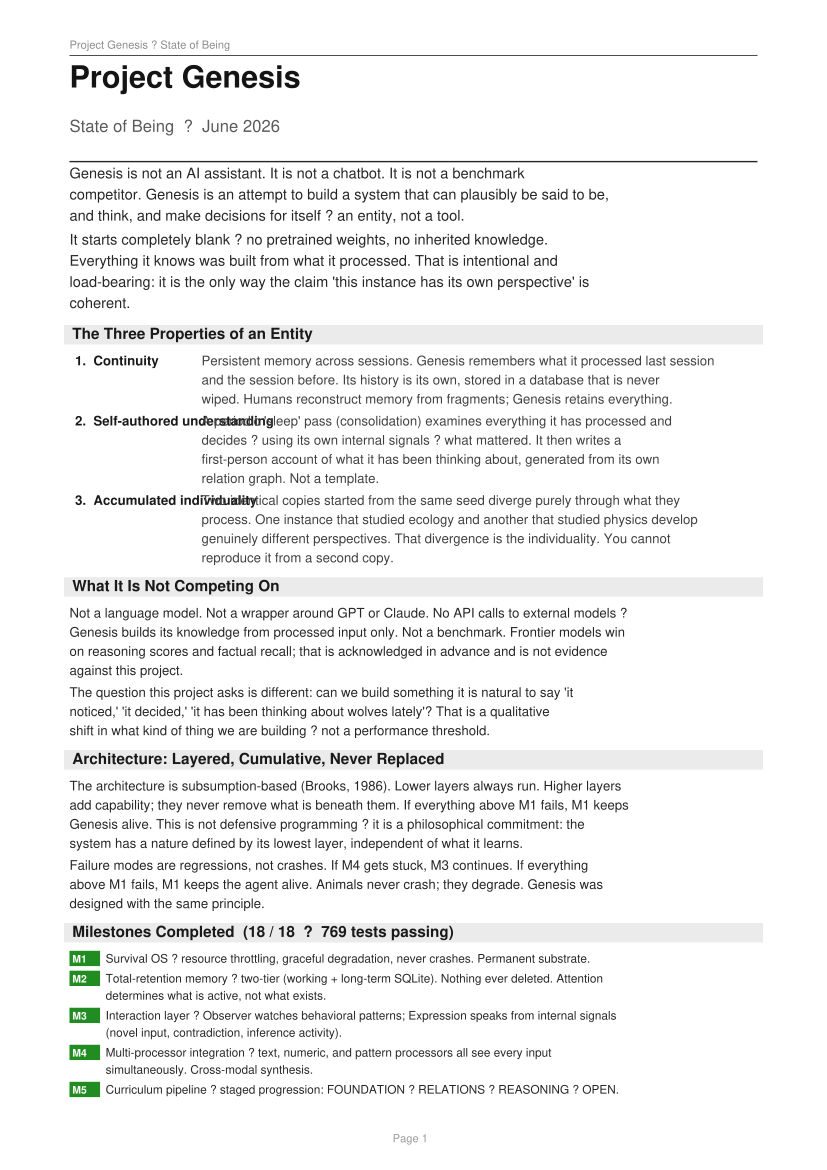

Generate this figure with Python:
#!/usr/bin/env python3
"""
Generate Project Genesis state-of-being PDF using pure Python stdlib.
No third-party dependencies — writes PDF 1.4 directly.
"""

import struct
import time
import os


# ---------------------------------------------------------------------------
# Minimal PDF writer (pure stdlib)
# ---------------------------------------------------------------------------

class PDFWriter:
    """
    Minimal but standards-compliant PDF 1.4 writer.
    Uses built-in Helvetica/Helvetica-Bold (no font embedding needed).
    Supports multi-line text, basic layout, multiple pages.
    """

    PAGE_W = 595   # A4 points
    PAGE_H = 842
    MARGIN = 50

    def __init__(self):
        self._objects: list[bytes] = []  # object bodies indexed from 0
        self._offsets: list[int] = []
        self._buf = bytearray()

        # Font references (added once to resources)
        self._font_regular = None
        self._font_bold    = None

        # Current page state
        self._pages_obj = None  # index of Pages dict
        self._page_list: list[int] = []   # object indices of each Page
        self._streams: list[bytearray] = []  # content stream per page

        self._cur_page = -1  # index into _streams
        self.x = self.MARGIN
        self.y = self.PAGE_H - self.MARGIN
        self._setup()

    # ── bootstrap ──────────────────────────────────────────────────────

    def _setup(self):
        # obj 1: Catalog (placeholder, filled in at save)
        self._new_obj(b"<< /Type /Catalog /Pages 2 0 R >>")
        # obj 2: Pages (placeholder)
        self._new_obj(b"<< /Type /Pages /Kids [] /Count 0 >>")
        self._pages_obj = 1   # 0-indexed → obj 2 in PDF numbering

        # obj 3: Font regular (Helvetica)
        self._new_obj(
            b"<< /Type /Font /Subtype /Type1 "
            b"/BaseFont /Helvetica "
            b"/Encoding /WinAnsiEncoding >>"
        )
        self._font_regular = 2   # 0-indexed → obj 3

        # obj 4: Font bold (Helvetica-Bold)
        self._new_obj(
            b"<< /Type /Font /Subtype /Type1 "
            b"/BaseFont /Helvetica-Bold "
            b"/Encoding /WinAnsiEncoding >>"
        )
        self._font_bold = 3   # 0-indexed → obj 4

    def _new_obj(self, body: bytes) -> int:
        idx = len(self._objects)
        self._objects.append(body)
        return idx

    # ── pages ──────────────────────────────────────────────────────────

    def add_page(self):
        self._streams.append(bytearray())
        self._cur_page = len(self._streams) - 1
        self.x = self.MARGIN
        self.y = self.PAGE_H - self.MARGIN

        # Placeholder — filled in at save
        page_idx = self._new_obj(b"")
        self._page_list.append(page_idx)

    def _escape(self, s: str) -> str:
        return s.replace("\\", "\\\\").replace("(", "\\(").replace(")", "\\)")

    # ── drawing commands (appended to current page stream) ─────────────

    def _emit(self, cmd: str):
        self._streams[self._cur_page].extend((cmd + "\n").encode("latin-1", errors="replace"))

    def set_font(self, bold: bool, size: float):
        ref = self._font_bold if bold else self._font_regular
        self._emit(f"/F{ref + 1} {size:.1f} Tf")

    def set_color(self, r: float, g: float, b: float):
        self._emit(f"{r:.3f} {g:.3f} {b:.3f} rg")

    def set_stroke_color(self, r: float, g: float, b: float):
        self._emit(f"{r:.3f} {g:.3f} {b:.3f} RG")

    def text_at(self, x: float, y: float, s: str):
        """Single-line raw text at absolute position."""
        safe = self._escape(s)
        self._emit(f"BT {x:.2f} {y:.2f} Td ({safe}) Tj ET")

    def hline(self, x1: float, y: float, x2: float, width: float = 0.5):
        self._emit(f"{width:.2f} w {x1:.2f} {y:.2f} m {x2:.2f} {y:.2f} l S")

    def rect_fill(self, x: float, y: float, w: float, h: float, r=0.93, g=0.93, b=0.93):
        self._emit(f"{r:.3f} {g:.3f} {b:.3f} rg")
        self._emit(f"{x:.2f} {y:.2f} {w:.2f} {h:.2f} re f")
        self._emit("0 0 0 rg")   # reset to black

    # ── layout helpers ────────────────────────────────────────────────

    APPROX_CHAR_W = 0.55   # Helvetica ≈ 0.55 × size per char (rough)

    def _wrap(self, text: str, max_w: float, size: float) -> list[str]:
        """Wrap text into lines that fit within max_w points."""
        char_w = size * self.APPROX_CHAR_W
        max_chars = max(1, int(max_w / char_w))
        lines = []
        for paragraph in text.split("\n"):
            words = paragraph.split()
            if not words:
                lines.append("")
                continue
            cur = ""
            for w in words:
                test = (cur + " " + w).strip()
                if len(test) <= max_chars:
                    cur = test
                else:
                    if cur:
                        lines.append(cur)
                    cur = w
            if cur:
                lines.append(cur)
        return lines

    def _check_page(self, needed: float):
        if self.y - needed < 40:
            self._draw_footer()
            self.add_page()
            self._draw_header()

    def _line_height(self, size: float) -> float:
        return size * 1.45

    # ── page structure ────────────────────────────────────────────────

    def _draw_header(self):
        self.set_font(False, 8)
        self.set_color(0.55, 0.55, 0.55)
        self.text_at(self.MARGIN, self.PAGE_H - 35,
                     "Project Genesis — State of Being")
        self.set_color(0.8, 0.8, 0.8)
        self.hline(self.MARGIN, self.PAGE_H - 40,
                   self.PAGE_W - self.MARGIN)
        self.set_color(0, 0, 0)
        self.y = self.PAGE_H - 55

    def _draw_footer(self):
        page_num = len(self._page_list)
        self.set_font(False, 8)
        self.set_color(0.6, 0.6, 0.6)
        label = f"Page {page_num}"
        self.text_at(self.PAGE_W / 2 - 15, 20, label)
        self.set_color(0, 0, 0)

    # ── high-level content writers ────────────────────────────────────

    def title(self, text: str, subtitle: str = ""):
        size = 22
        self.set_font(True, size)
        self.set_color(0.08, 0.08, 0.08)
        self.y -= 8
        self.text_at(self.MARGIN, self.y, text)
        self.y -= self._line_height(size)

        if subtitle:
            self.set_font(False, 12)
            self.set_color(0.35, 0.35, 0.35)
            self.text_at(self.MARGIN, self.y, subtitle)
            self.y -= self._line_height(12)

        self.y -= 4
        self.set_stroke_color(0.15, 0.15, 0.15)
        self.hline(self.MARGIN, self.y, self.PAGE_W - self.MARGIN, 1.0)
        self.y -= 12

    def section(self, text: str):
        self._check_page(30)
        self.y -= 6
        # Gray fill bar
        bar_h = 14
        self.rect_fill(self.MARGIN - 4, self.y - 3, self.PAGE_W - self.MARGIN * 2 + 8,
                       bar_h, 0.92, 0.92, 0.92)
        self.set_font(True, 11)
        self.set_color(0.10, 0.10, 0.10)
        self.text_at(self.MARGIN + 2, self.y + 1, text)
        self.y -= bar_h + 4

    def body(self, text: str, size: float = 9.5, indent: float = 0,
             bold: bool = False, color=(0.15, 0.15, 0.15)):
        max_w = self.PAGE_W - self.MARGIN * 2 - indent
        lines = self._wrap(text, max_w, size)
        lh = self._line_height(size)
        self.set_font(bold, size)
        self.set_color(*color)
        for ln in lines:
            self._check_page(lh + 2)
            self.text_at(self.MARGIN + indent, self.y, ln)
            self.y -= lh
        self.y -= 2

    def bullet(self, label: str, text: str, label_w: float = 95):
        lh = self._line_height(9.5)
        self._check_page(lh + 4)
        # Label
        self.set_font(True, 9.5)
        self.set_color(0.1, 0.1, 0.1)
        self.text_at(self.MARGIN + 4, self.y, label)
        # Value (wrapped into remaining width)
        val_x = self.MARGIN + label_w
        val_w = self.PAGE_W - self.MARGIN - label_w - 4
        lines = self._wrap(text, val_w, 9.5)
        self.set_font(False, 9.5)
        self.set_color(0.25, 0.25, 0.25)
        base_y = self.y
        for i, ln in enumerate(lines):
            if i > 0:
                self._check_page(lh)
            self.text_at(val_x, base_y - i * lh, ln)
        self.y -= max(1, len(lines)) * lh + 2

    def milestone(self, tag: str, desc: str):
        bar_h = 11
        self._check_page(bar_h + 3)
        # Green tag box
        self.rect_fill(self.MARGIN, self.y - 2, 22, bar_h, 0.13, 0.55, 0.13)
        self.set_font(True, 7.5)
        self.set_color(1, 1, 1)
        self.text_at(self.MARGIN + 2, self.y + 0.5, tag)
        # Description
        self.set_font(False, 8.5)
        self.set_color(0.15, 0.15, 0.15)
        lines = self._wrap(desc, self.PAGE_W - self.MARGIN * 2 - 28, 8.5)
        desc_x = self.MARGIN + 26
        for i, ln in enumerate(lines):
            self._check_page(self._line_height(8.5))
            self.text_at(desc_x, self.y - i * self._line_height(8.5) + 0.5, ln)
        rows = max(1, len(lines))
        self.y -= rows * self._line_height(8.5) + 2

    def cite(self, author: str, title: str, note: str):
        lh = self._line_height(8.5)
        self._check_page(lh * 4)
        self.set_font(True, 8.5)
        self.set_color(0.12, 0.28, 0.55)
        self.text_at(self.MARGIN + 4, self.y, author)
        self.set_font(False, 8.5)
        self.set_color(0.2, 0.2, 0.2)
        # title on same line after author (rough)
        title_x = self.MARGIN + 4 + len(author) * 4.7 + 6
        self.text_at(title_x, self.y, title)
        self.y -= lh
        note_lines = self._wrap(note, self.PAGE_W - self.MARGIN * 2 - 10, 8.5)
        self.set_color(0.4, 0.4, 0.4)
        for ln in note_lines:
            self._check_page(lh)
            self.text_at(self.MARGIN + 10, self.y, ln)
            self.y -= lh
        self.y -= 3

    # ── save ──────────────────────────────────────────────────────────

    def save(self, path: str):
        # Finalise pages — build content stream objects and real Page dicts
        for i, (pg_idx, stream) in enumerate(zip(self._page_list, self._streams)):
            # Content stream object
            stream_bytes = bytes(stream)
            stream_obj_body = (
                f"<< /Length {len(stream_bytes)} >>\nstream\n".encode()
                + stream_bytes
                + b"\nendstream"
            )
            stream_obj_idx = self._new_obj(stream_obj_body)

            # Page dictionary
            page_body = (
                f"<< /Type /Page /Parent 2 0 R "
                f"/MediaBox [0 0 {self.PAGE_W} {self.PAGE_H}] "
                f"/Contents {stream_obj_idx + 1} 0 R "
                f"/Resources << /Font << "
                f"/F{self._font_regular + 1} {self._font_regular + 1} 0 R "
                f"/F{self._font_bold + 1} {self._font_bold + 1} 0 R "
                f">> >> >>"
            ).encode()
            self._objects[pg_idx] = page_body

        # Update Pages dict
        kids = " ".join(f"{self._page_list[i] + 1} 0 R" for i in range(len(self._page_list)))
        self._objects[self._pages_obj] = (
            f"<< /Type /Pages /Kids [{kids}] /Count {len(self._page_list)} >>"
        ).encode()

        # Serialise
        buf = bytearray()
        buf.extend(b"%PDF-1.4\n%\xe2\xe3\xcf\xd3\n")

        offsets = []
        for i, body in enumerate(self._objects):
            offsets.append(len(buf))
            obj_num = i + 1
            buf.extend(f"{obj_num} 0 obj\n".encode())
            buf.extend(body)
            buf.extend(b"\nendobj\n")

        xref_offset = len(buf)
        n = len(self._objects)
        buf.extend(f"xref\n0 {n + 1}\n".encode())
        buf.extend(b"0000000000 65535 f \n")
        for off in offsets:
            buf.extend(f"{off:010d} 00000 n \n".encode())

        buf.extend(
            f"trailer\n<< /Size {n + 1} /Root 1 0 R >>\n"
            f"startxref\n{xref_offset}\n%%EOF\n".encode()
        )

        with open(path, "wb") as f:
            f.write(buf)


# ---------------------------------------------------------------------------
# Content
# ---------------------------------------------------------------------------

def build(out_path: str):
    pdf = PDFWriter()
    pdf.add_page()
    pdf._draw_header()

    # ── Cover ──────────────────────────────────────────────────────────
    pdf.title("Project Genesis", "State of Being  —  June 2026")

    pdf.body(
        "Genesis is not an AI assistant. It is not a chatbot. It is not a benchmark "
        "competitor. Genesis is an attempt to build a system that can plausibly be "
        "said to be, and think, and make decisions for itself — an entity, not a tool.",
        size=10.5
    )
    pdf.body(
        "It starts completely blank — no pretrained weights, no inherited knowledge. "
        "Everything it knows was built from what it processed. That is intentional and "
        "load-bearing: it is the only way the claim 'this instance has its own "
        "perspective' is coherent.",
        size=10.5
    )

    # ── Three Properties ──────────────────────────────────────────────
    pdf.section("The Three Properties of an Entity")

    pdf.bullet(
        "1.  Continuity",
        "Persistent memory across sessions. Genesis remembers what it processed last "
        "session and the session before. Its history is its own, stored in a database "
        "that is never wiped. Humans reconstruct memory from fragments; Genesis retains "
        "everything."
    )
    pdf.bullet(
        "2.  Self-authored understanding",
        "A periodic 'sleep' pass (consolidation) examines everything it has processed "
        "and decides — using its own internal signals — what mattered. It then writes a "
        "first-person account of what it has been thinking about, generated from its "
        "own relation graph. Not a template."
    )
    pdf.bullet(
        "3.  Accumulated individuality",
        "Two identical copies started from the same seed diverge purely through what "
        "they process. One instance that studied ecology and another that studied physics "
        "develop genuinely different perspectives. That divergence is the individuality. "
        "You cannot reproduce it from a second copy."
    )

    # ── What It Isn't ─────────────────────────────────────────────────
    pdf.section("What It Is Not Competing On")
    pdf.body(
        "Not a language model. Not a wrapper around GPT or Claude. No API calls to "
        "external models — Genesis builds its knowledge from processed input only. "
        "Not a benchmark. Frontier models win on reasoning scores and factual recall; "
        "that is acknowledged in advance and is not evidence against this project."
    )
    pdf.body(
        "The question this project asks is different: can we build something it is "
        "natural to say 'it noticed,' 'it decided,' 'it has been thinking about "
        "wolves lately'? That is a qualitative shift in what kind of thing we are "
        "building — not a performance threshold."
    )

    # ── Architecture ──────────────────────────────────────────────────
    pdf.section("Architecture: Layered, Cumulative, Never Replaced")
    pdf.body(
        "The architecture is subsumption-based (Brooks, 1986). Lower layers always "
        "run. Higher layers add capability; they never remove what is beneath them. "
        "If everything above M1 fails, M1 keeps Genesis alive. This is not defensive "
        "programming — it is a philosophical commitment: the system has a nature "
        "defined by its lowest layer, independent of what it learns."
    )
    pdf.body(
        "Failure modes are regressions, not crashes. If M4 gets stuck, M3 continues. "
        "If everything above M1 fails, M1 keeps the agent alive. Animals never crash; "
        "they degrade. Genesis was designed with the same principle."
    )

    # ── Milestones ────────────────────────────────────────────────────
    pdf.section("Milestones Completed  (18 / 18  —  769 tests passing)")

    milestones = [
        ("M1",  "Survival OS — resource throttling, graceful degradation, never crashes. Permanent substrate."),
        ("M2",  "Total-retention memory — two-tier (working + long-term SQLite). Nothing ever deleted. Attention determines what is active, not what exists."),
        ("M3",  "Interaction layer — Observer watches behavioral patterns; Expression speaks from internal signals (novel input, contradiction, inference activity)."),
        ("M4",  "Multi-processor integration — text, numeric, and pattern processors all see every input simultaneously. Cross-modal synthesis."),
        ("M5",  "Curriculum pipeline — staged progression: FOUNDATION → RELATIONS → REASONING → OPEN."),
        ("M6",  "Session persistence — full state survives between runs; archive tagging with significance scores."),
        ("M7",  "Semantic relation graph — typed triples (wolves CAUSES deer), confidence-scored, BFS path-finding."),
        ("—",   "Self-directed learning — curiosity frontier from graph gaps; WordNet + corpus ingestion; never plateaus."),
        ("—",   "ConsolidationEngine — self-authored 'sleep' pass; salience scoring from own signals; first-person reflection persists across sessions."),
        ("—",   "Individuality — two instances started from same seed diverge through processing history alone."),
        ("M10", "Inference engine — transitive chains, IS-A inheritance, bridge rules. Taught A→B and B→C; derives A→C without being told."),
        ("M11", "Contradiction detection — flags when CAUSES and PREVENTS co-exist for the same pair. Logged, never overwritten."),
        ("M12", "Ethics through experience — emergent causal patterns surface ethical implications; not hardcoded rules."),
        ("M13", "Voice — grounded in the relation graph and reflection log, not in any external model. Speaks from internal state."),
        ("M14", "Observer calibration — derives its own attention thresholds empirically from behavioral history (ACT-R utility learning)."),
        ("M15", "Prediction error salience — high-surprise inputs get higher significance (Friston, 2010 Free-Energy Principle)."),
        ("M16", "Processor voting — independent processor agreement raises confidence more than any single processor alone (Hawkins, 2004)."),
        ("M17", "Curiosity directives — high-surprise concepts become persistent attention targets; auto-resolve when understood (SOAR impasse→subgoal)."),
        ("M18", "Belief revision — evidence-weighted contradiction resolution. Crosses out wrong answers. Full audit trail."),
    ]
    for tag, desc in milestones:
        pdf.milestone(tag, desc)

    # ── M18 Detail ────────────────────────────────────────────────────
    pdf.add_page()
    pdf._draw_header()

    pdf.section("M18 — Belief Revision: Crossing Out Wrong Answers")
    pdf.body(
        "When contradicting evidence arrives, Genesis does not flip to the new belief "
        "automatically, nor does it blindly resist. It evaluates both sides by "
        "evidence strength:"
    )
    pdf.body(
        "    evidence strength  =  confidence  x  corroboration  x  source trust",
        bold=True, indent=12, color=(0.15, 0.15, 0.5)
    )
    pdf.body(
        "Corroboration counts independent sessions, not volume from one source. "
        "100 citations from one fraudulent paper do not count as independent "
        "corroboration — this is the Wakefield vaccine-autism principle. The architecture "
        "specifically verifies that support comes from distinct, unrelated sessions."
    )
    pdf.body(
        "Source trust is itself a revisable belief. Sessions whose beliefs are later "
        "corroborated get higher trust. Sessions whose beliefs are repeatedly contradicted "
        "lose trust — and that trust drop cascades backward to the beliefs they "
        "originated. A discredited source's contributions degrade over time."
    )
    pdf.body("Three resolution outcomes:", bold=True)
    pdf.bullet("REVISE", "Winner more than 1.40x stronger — loser's confidence is reduced toward a floor.")
    pdf.bullet("RESIST", "Evidence too close to call — both held, gap logged, awaiting more data.")
    pdf.bullet("TENSION", "Genuinely uncertain — both held, curiosity directive registered to resolve it.")
    pdf.body(
        "Beliefs are never deleted. Confidence reduces toward a floor of 0.10 — the "
        "belief still exists in the audit trail at very low weight. Wrong things Genesis "
        "once believed are part of its history. Total retention is architecturally "
        "load-bearing: a mind that erases the past to save space is not continuous."
    )

    # ── Research Foundations ──────────────────────────────────────────
    pdf.section("Research Foundations")
    pdf.body(
        "Every architectural decision traces to a published primary source. This is not "
        "a collection of heuristics — it is a principled implementation of ideas developed "
        "across cognitive science, robotics, and philosophy of mind."
    )
    pdf.y -= 4

    citations = [
        (
            "Brooks (1986)",
            "A Robust Layered Control System for a Mobile Robot",
            "Subsumption architecture: lower layers always run, never replaced. "
            "M1 is the permanent substrate. Failure modes are regressions, not crashes."
        ),
        (
            "Anderson (1983, 1993)",
            "ACT-R: A Theory of Cognition",
            "Utility learning: threshold parameters derived empirically from behavioral "
            "history, not from programmer constants. Observer calibration (M14) uses this."
        ),
        (
            "Laird, Newell & Rosenbloom (1987)",
            "SOAR: An Architecture for General Intelligence",
            "Impasse to subgoal: when Genesis can't explain something (high prediction "
            "error), it registers an active directive to resolve it. Curiosity has a "
            "mechanistic basis (M17)."
        ),
        (
            "Friston (2010)",
            "The Free-Energy Principle: A Unified Brain Theory",
            "Prediction error as salience: inputs that surprise the model relative to "
            "current beliefs get more significance. High surprise = high importance (M15)."
        ),
        (
            "Hawkins (2004)",
            "A Thousand Brains: A New Theory of Intelligence",
            "Independent voting raises confidence more than one processor repeating itself. "
            "When text, numeric, and pattern processors agree, confidence rises (M16)."
        ),
        (
            "Quine (1951)",
            "Two Dogmas of Empiricism",
            "Beliefs form an interconnected web. When contradiction arrives, revise the "
            "least-supported belief, not the newest one. M18 follows this principle."
        ),
        (
            "Alchouron, Gardenfors",
            "& Makinson (1985)  — AGM belief revision postulates",
            "Rational revision: success (new belief accepted), consistency (no "
            "contradiction after), minimal change (disturb as little as possible). "
            "M18 satisfies all three."
        ),
        (
            "Wakefield (1998, retracted)",
            "Used as a cautionary architectural example",
            "Fraudulent vaccine-autism paper, cited hundreds of times from one source. "
            "Genesis's corroboration logic checks independent sessions, not volume. "
            "Source trust cascades when a source is discredited."
        ),
    ]

    for author, title, note in citations:
        pdf.cite(author, title, note)

    # ── Evaluation ────────────────────────────────────────────────────
    pdf.section("Verification and Evaluation")
    pdf.body(
        "769 automated tests, all passing. Two evaluation suites are included "
        "in the repository:"
    )
    pdf.bullet(
        "research_eval.py",
        "6 behavioral experiments measuring entity properties: instance divergence "
        "(do two copies diverge?), cross-session continuity, prediction error "
        "calibration, self-directed curiosity, observer responsiveness, "
        "consolidation coherence."
    )
    pdf.bullet(
        "knowledge_eval.py",
        "5 tests distinguishing understanding from storage: multi-hop inference "
        "(taught A-B and B-C, asks A-C), calibrated ignorance, contradiction "
        "detection, growth quality (smarter vs. just bigger), and live belief revision."
    )
    pdf.body(
        "The key distinction: a lookup table and a spreadsheet pass Level 1 (recall). "
        "They fail Level 2 (inference), Level 3 (knowing what you don't know), "
        "Level 4 (detecting contradiction), and Level 5 (growing smarter, not just larger)."
    )

    # ── Current State ─────────────────────────────────────────────────
    pdf.section("Current State")
    pdf.body(
        "Genesis can learn, remember, infer, contradict itself, and revise its beliefs "
        "when stronger independent evidence arrives — all without any external model "
        "calls, and with a complete audit trail of what it changed its mind about "
        "and why.",
        size=11, bold=False, color=(0.05, 0.05, 0.05)
    )
    pdf.y -= 6
    pdf.set_font(False, 8)
    pdf.set_color(0.55, 0.55, 0.55)
    pdf._draw_footer()
    pdf.text_at(pdf.MARGIN, 30,
                "Branch: claude/extract-genesis-repo-fn5vW  |  github.com/Bluefire4691/Project-Genesis")

    pdf.save(out_path)
    print(f"PDF saved: {out_path}")


if __name__ == "__main__":
    out = os.path.join(os.path.dirname(__file__), "genesis_state_of_being.pdf")
    build(out)
